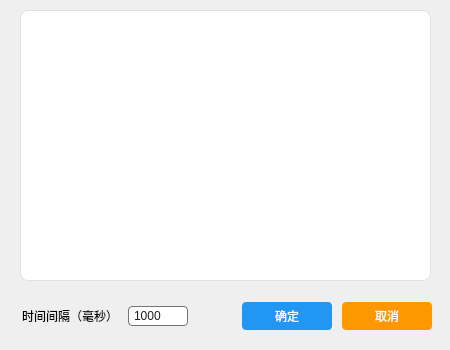
<?xml version="1.0" encoding="UTF-8"?>
<ui version="4.0">
 <class>CommandScriptDialog</class>
 <widget class="QDialog" name="CommandScriptDialog">
  <property name="geometry">
   <rect>
    <x>0</x>
    <y>0</y>
    <width>450</width>
    <height>350</height>
   </rect>
  </property>
  <property name="minimumSize">
   <size>
    <width>450</width>
    <height>350</height>
   </size>
  </property>
  <property name="maximumSize">
   <size>
    <width>450</width>
    <height>350</height>
   </size>
  </property>
  <property name="windowTitle">
   <string>Dialog</string>
  </property>
  <widget class="QListWidget" name="listWidget">
   <property name="geometry">
    <rect>
     <x>20</x>
     <y>10</y>
     <width>411</width>
     <height>271</height>
    </rect>
   </property>
   <property name="styleSheet">
    <string notr="true">QListWidget {
    background-color: #FFFFFF;
    border: 1px solid #E0E0E0;
    border-radius: 8px;
    padding: 2px;
    outline: 0px;
    font: 10pt &quot;微软雅黑&quot;
}

QListWidget::item {
    padding: 6px 5px;
    border-bottom: 1px solid #EEEEEE
}

QListWidget::item:last {
    border-bottom: none
}

QListWidget::item:hover {
    background-color: #F5F5F5;
    color: #212121
}

QListWidget::item:selected {
    background-color: #E3F2FD;
    color: #1565C0;
    font-weight: bold
}

QScrollBar:vertical {
    background-color: transparent;
    width: 8px;
    margin: 0px 0px 0px 0px
}

QScrollBar::handle:vertical {
    background-color: #BDBDBD;
    min-height: 20px;
    border-radius: 4px
}

QScrollBar::add-line:vertical,
QScrollBar::sub-line:vertical {
    background-color: transparent
}

QScrollBar::add-page:vertical,
QScrollBar::sub-page:vertical {
    background-color: transparent
}
</string>
   </property>
   <property name="dragEnabled">
    <bool>true</bool>
   </property>
   <property name="dragDropMode">
    <enum>QAbstractItemView::InternalMove</enum>
   </property>
  </widget>
  <widget class="QWidget" name="">
   <property name="geometry">
    <rect>
     <x>22</x>
     <y>301</y>
     <width>410</width>
     <height>30</height>
    </rect>
   </property>
   <layout class="QHBoxLayout" name="horizontalLayout">
    <property name="spacing">
     <number>10</number>
    </property>
    <item>
     <widget class="QLabel" name="label_2">
      <property name="styleSheet">
       <string notr="true">QLabel {font:10pt &quot;微软雅黑&quot;}</string>
      </property>
      <property name="text">
       <string>时间间隔（毫秒）</string>
      </property>
     </widget>
    </item>
    <item>
     <widget class="QLineEdit" name="timeLineEdit">
      <property name="maximumSize">
       <size>
        <width>60</width>
        <height>16777215</height>
       </size>
      </property>
      <property name="styleSheet">
       <string notr="true">QLineEdit {border:1px solid #757575;border-radius:4px;padding:1px 3px;background-color:white;color:#212121;font:10pt &quot;微软雅黑&quot;}
QLineEdit:hover {border-color:#6200EE}
QLineEdit:focus {border-color:#6200EE}
QLineEdit:disabled {background-color:#E0E0E0;color:#BDBDBD;border-color:#BDBDBD}
QLineEdit::placeholder {color:#757575}</string>
      </property>
      <property name="inputMethodHints">
       <set>Qt::ImhNone</set>
      </property>
      <property name="text">
       <string>1000</string>
      </property>
      <property name="clearButtonEnabled">
       <bool>false</bool>
      </property>
     </widget>
    </item>
    <item>
     <spacer name="horizontalSpacer">
      <property name="orientation">
       <enum>Qt::Horizontal</enum>
      </property>
      <property name="sizeHint" stdset="0">
       <size>
        <width>40</width>
        <height>20</height>
       </size>
      </property>
     </spacer>
    </item>
    <item>
     <widget class="QPushButton" name="confirmButton">
      <property name="minimumSize">
       <size>
        <width>90</width>
        <height>0</height>
       </size>
      </property>
      <property name="styleSheet">
       <string notr="true">QPushButton {background-color:#2196F3;border-radius:4px;color:white;padding:5px;font:10pt &quot;微软雅黑&quot;}
QPushButton:hover {background-color:#1E88E5}
QPushButton:pressed {background-color:#1976D2}
QPushButton:disabled {background-color:#BDBDBD;color:#EEEEEE}</string>
      </property>
      <property name="text">
       <string>确定</string>
      </property>
     </widget>
    </item>
    <item>
     <widget class="QPushButton" name="cancelButton">
      <property name="minimumSize">
       <size>
        <width>90</width>
        <height>0</height>
       </size>
      </property>
      <property name="styleSheet">
       <string notr="true">QPushButton {background-color:#FF9800;border-radius:4px;color:white;padding:5px;font:10pt &quot;微软雅黑&quot;}
QPushButton:hover {background-color:#F57C00}
QPushButton:pressed {background-color:#EF6C00}
QPushButton:disabled {background-color:#BDBDBD;color:#EEEEEE}</string>
      </property>
      <property name="text">
       <string>取消</string>
      </property>
     </widget>
    </item>
   </layout>
  </widget>
 </widget>
 <resources/>
 <connections/>
</ui>
